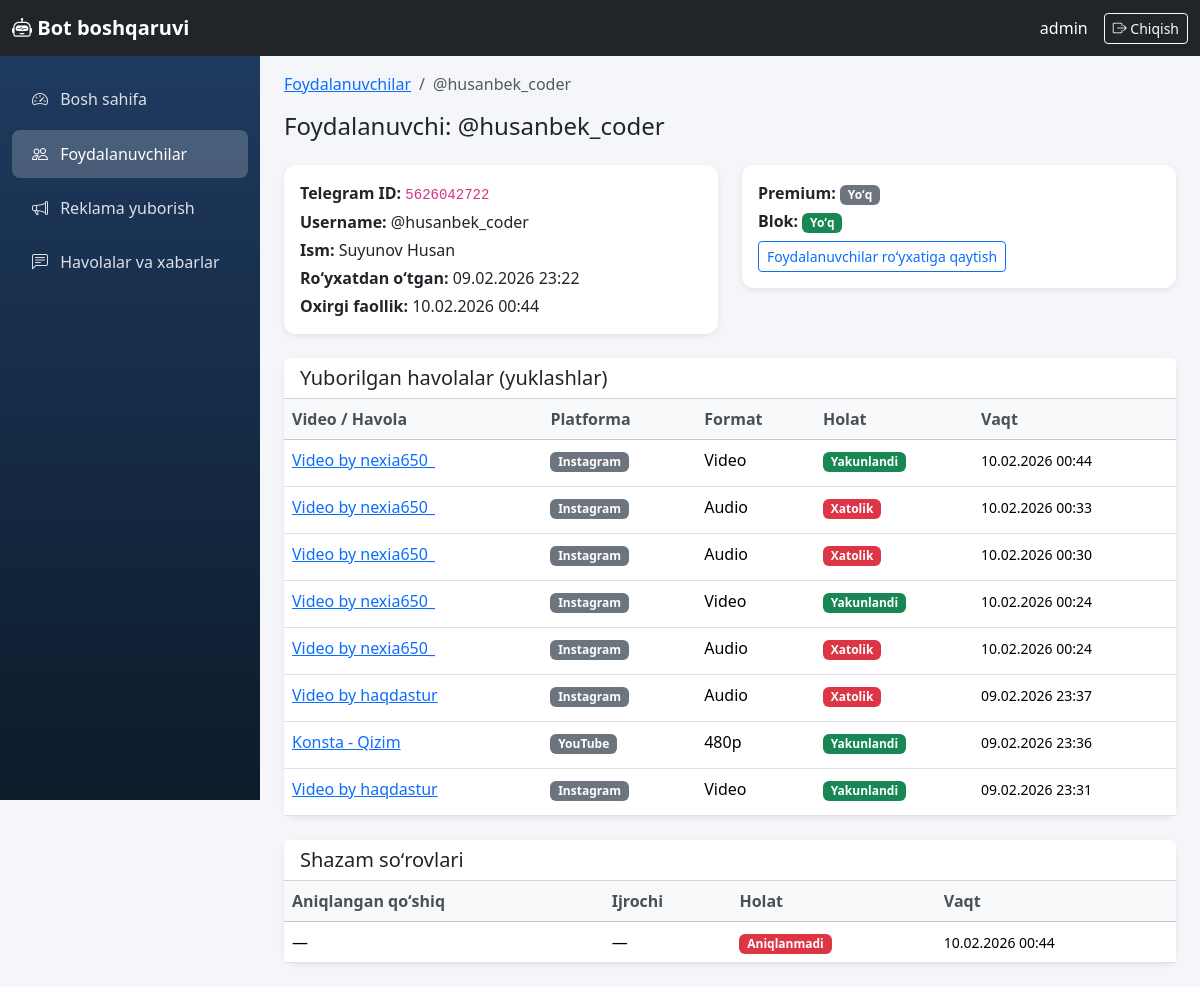
The page /boshqaruv/foydalanuvchilar/2/ (signed in) on the database as committed earlier.
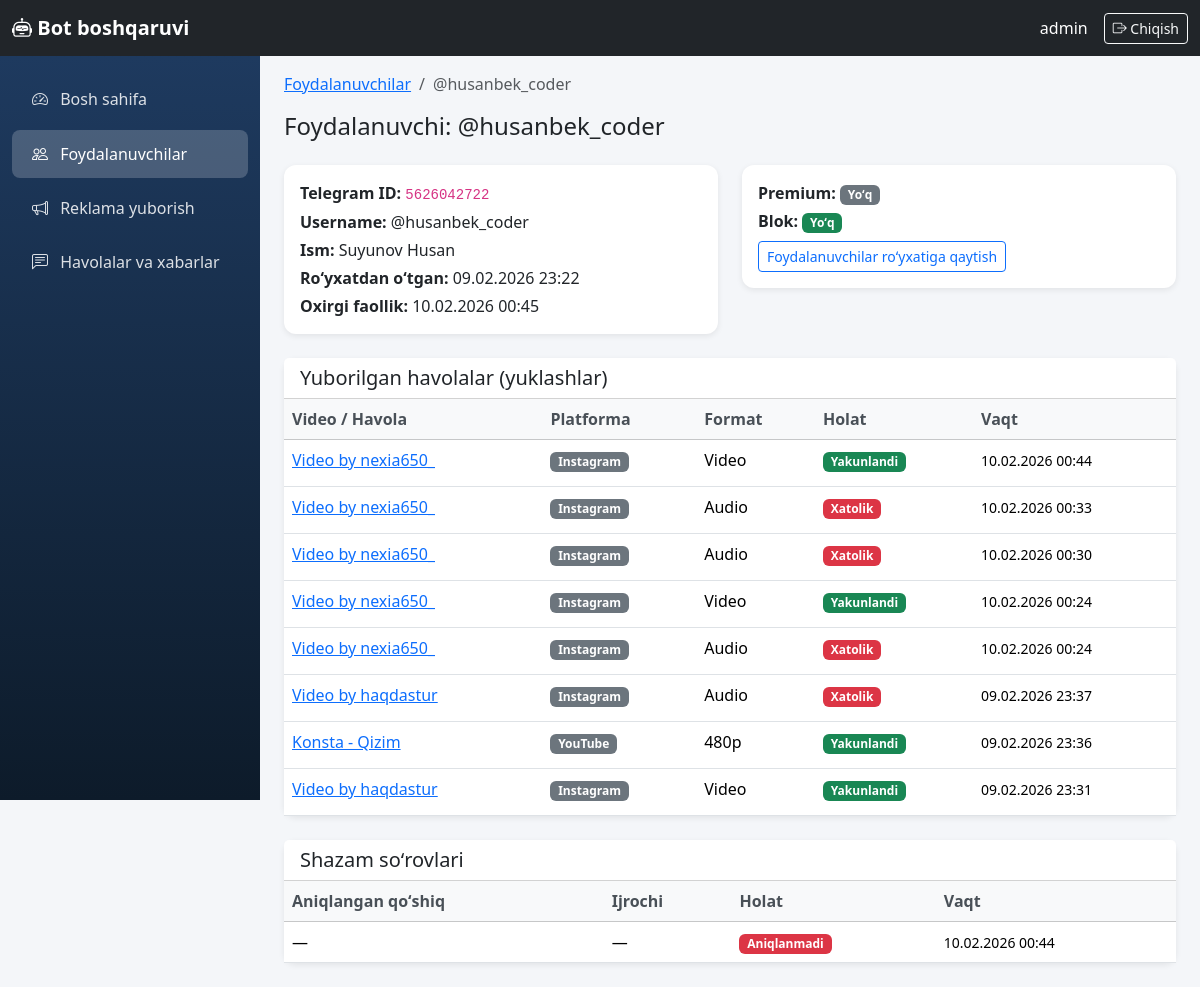
The same page on the database as committed later.
### core/models.py (models this page shows)
class TelegramUser(models.Model):
    telegram_id = models.BigIntegerField(unique=True, verbose_name='Telegram ID')
    username = models.CharField(max_length=255, blank=True, null=True, verbose_name='Username')
    first_name = models.CharField(max_length=255, verbose_name='Ism')
    last_name = models.CharField(max_length=255, blank=True, null=True, verbose_name='Familiya')
    created_at = models.DateTimeField(auto_now_add=True, verbose_name='Ro\'yxatdan o\'tgan vaqt')
    last_active = models.DateTimeField(auto_now=True, verbose_name='Oxirgi faollik')
    download_count = models.PositiveIntegerField(default=0, verbose_name='Yuklashlar soni')
    is_premium = models.BooleanField(default=False, verbose_name='Premium')
    is_banned = models.BooleanField(default=False, verbose_name='Bloklangan')
    class Meta:
        verbose_name = 'Foydalanuvchi'
        verbose_name_plural = 'Foydalanuvchilar'
        ordering = ['-last_active']
    def __str__(self):
        if self.username:
            return f'@{self.username}'
        return self.first_name

### dashboard/views.py (the view)
# urls.py: path('boshqaruv/foydalanuvchilar/<int:pk>/', views.user_detail_view, name='user_detail'),
@login_required(login_url='dashboard:login')
def user_detail_view(request, pk):
    user = get_object_or_404(TelegramUser, pk=pk)
    downloads = DownloadHistory.objects.filter(user=user).order_by('-downloaded_at')
    shazam_logs = ShazamLog.objects.filter(user=user).order_by('-recognized_at')
    return render(request, 'dashboard/user_detail.html', {
        'profile': user,
        'downloads': downloads,
        'shazam_logs': shazam_logs,
    })

### templates/dashboard/user_detail.html (shortened to what the changed rows need)
{% extends 'dashboard/base.html' %}
{% block content %}
<nav aria-label="breadcrumb" class="mb-3">
    <ol class="breadcrumb">
        <li class="breadcrumb-item"><a href="{% url 'dashboard:users' %}">Foydalanuvchilar</a></li>
        <li class="breadcrumb-item active">{{ profile }}</li>
    </ol>
</nav>
<h1 class="h4 mb-4">Foydalanuvchi: {{ profile }}</h1>
<div class="row mb-4">
    <div class="col-md-6">
        <div class="card">
            <div class="card-body">
                <p class="mb-1"><strong>Telegram ID:</strong> <code>{{ profile.telegram_id }}</code></p>
                {% if profile.username %}<p class="mb-1"><strong>Username:</strong> @{{ profile.username }}</p>{% endif %}
                <p class="mb-1"><strong>Ism:</strong> {{ profile.first_name }} {{ profile.last_name|default:"" }}</p>
                <p class="mb-1"><strong>Roʻyxatdan oʻtgan:</strong> {{ profile.created_at|date:"d.m.Y H:i" }}</p>
                <p class="mb-0"><strong>Oxirgi faollik:</strong> {{ profile.last_active|date:"d.m.Y H:i" }}</p>
            </div>
        </div>
    </div>
    <div class="col-md-6">
    </div>
</div>
<div class="card mb-4">
    <div class="card-header bg-white">
    </div>
    <div class="card-body p-0">
        <div class="table-responsive">
            <table class="table table-hover mb-0">
                <thead class="table-light">
                    <tr>
                        <th>Video / Havola</th>
                        <th>Platforma</th>
                        <th>Format</th>
                        <th>Holat</th>
                        <th>Vaqt</th>
                    </tr>
                </thead>
            </table>
        </div>
    </div>
</div>
<div class="card">
    <div class="card-header bg-white">
    </div>
    <div class="card-body p-0">
        <div class="table-responsive">
            <table class="table table-hover mb-0">
                <thead class="table-light">
                    <tr>
                        <th>Aniqlangan qoʻshiq</th>
                        <th>Ijrochi</th>
                        <th>Holat</th>
                        <th>Vaqt</th>
                    </tr>
                </thead>
            </table>
        </div>
    </div>
</div>
{% endblock %}

Rows that differ between the two databases and show on the page:
changed TelegramUser "@husanbek_coder": last_active "10.02.2026 00:44" → "10.02.2026 00:45"
